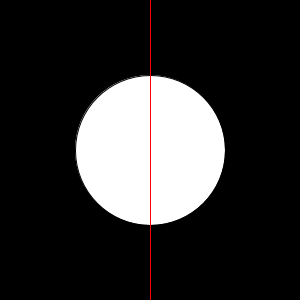
Frame 1 (no input)
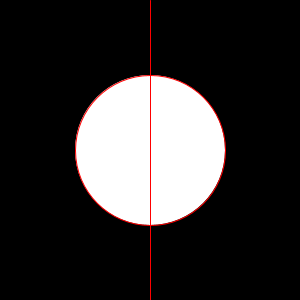
Frame 60 (the mouse pressed at the canvas centre just before this capture)
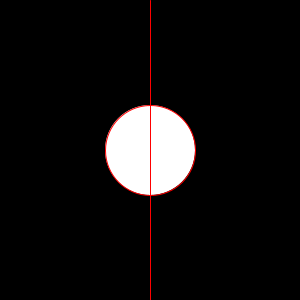
Frame 120 (the mouse held since frame 60 and released just before this capture)

The Processing sketch that drew these frames (run headless with seeded random() and noise(); from frame 60 on, the mouse is pressed at the canvas centre):

// Processing sketch: ex06_12
// ── ex06_12.pde
// 실행 화면의 좌우 위치에 따라 마우스를 누를 때 원의 크기가 달라짐

float r = 150.0;

void setup() {
  size(300, 300);
}

void draw() {
  background(0);
  if (mousePressed) {
    if (mouseX > width/2) {
      r++;
    } else {
      r--;
    }
  }
  ellipse(width/2, height/2, r, r);
  stroke(255, 0, 0);
  line(width/2, 0, width/2, height);
  r = constrain(r, 20, width);
}
